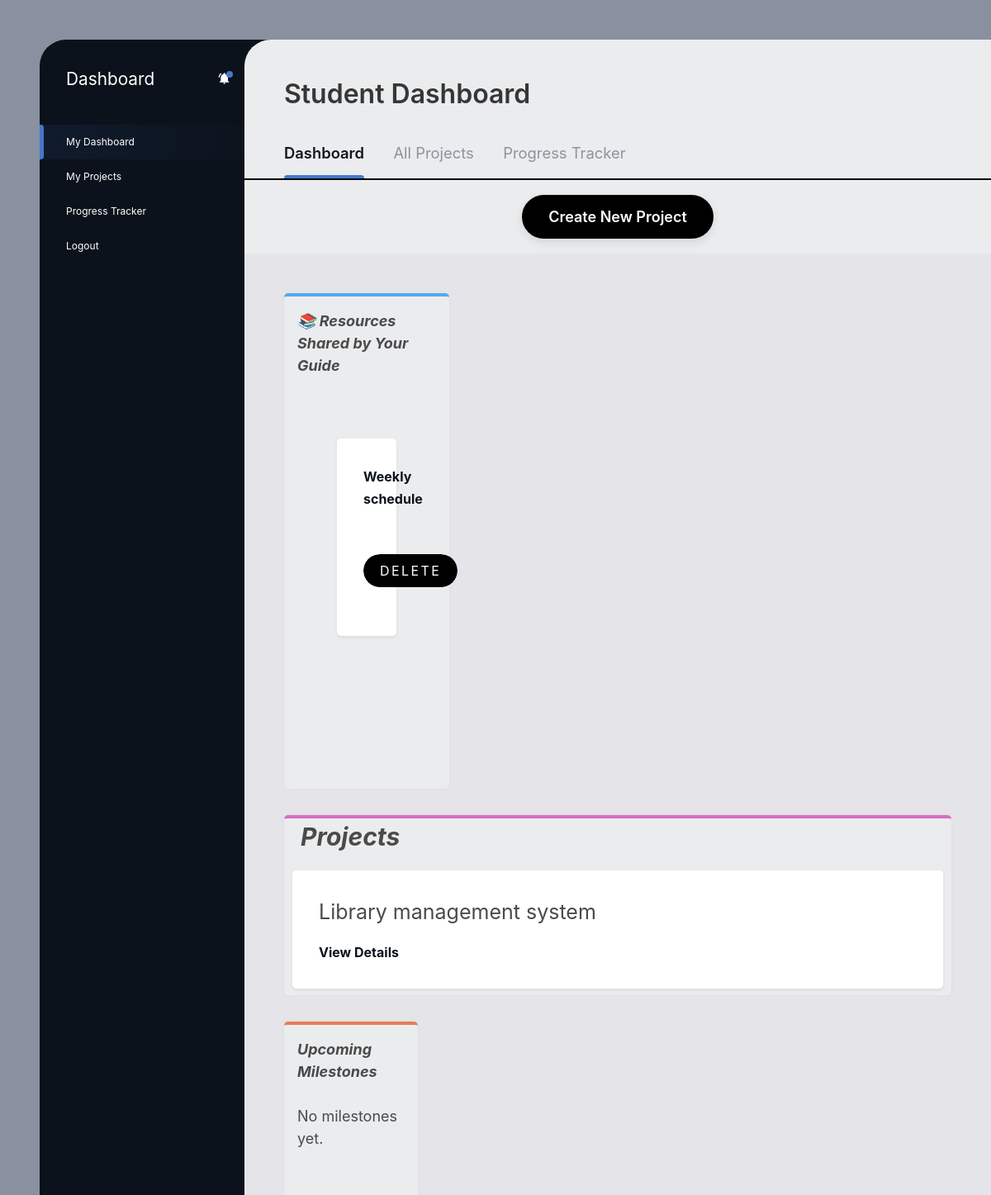
Page /student/dashboard/ (signed in, upper part) on the earlier database version.
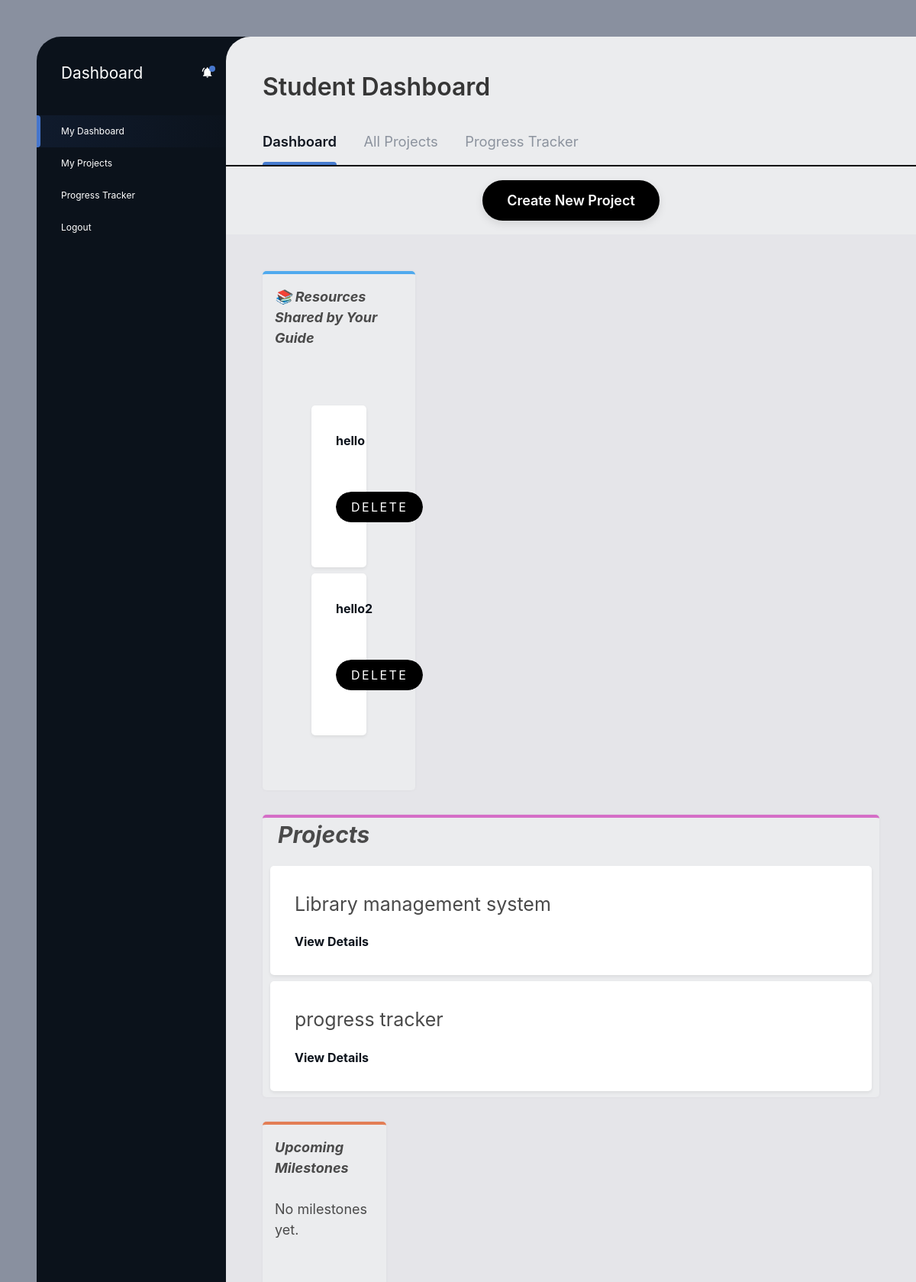
Same page on the later database version.
### MySiteApp/models.py (models this page shows, shortened)
class Resource(models.Model):
    mentor = models.ForeignKey(User, on_delete=models.CASCADE, related_name='uploaded_resources',null=True,blank=True)
    title = models.CharField(max_length=255)
    file = models.FileField(upload_to='resources/')
    description = models.TextField(blank=True, null=True)
    uploaded_at = models.DateTimeField(auto_now_add=True)
    students = models.ManyToManyField(User, related_name='accessible_resources')

class Project(models.Model):
    id = models.AutoField(primary_key=True)
    title = models.CharField(max_length=200)
    description = models.TextField(blank=True, null=True)
    start_date = models.DateField()
    due_date = models.DateField(default="2024-12-31")
    owner = models.ForeignKey(User, on_delete=models.CASCADE, related_name='owned_projects',null=True, blank=True)
    mentor = models.ForeignKey(User, on_delete=models.SET_NULL, null=True, blank=True, related_name='mentored_projects')  # Supervisor (mentor)
    students = models.ManyToManyField(
        User, related_name='assigned_projects', blank=True, limit_choices_to={'role': 'student'}
    )

### MySiteApp/views.py (the view)
# urls.py: path('student/dashboard/', views.student_dashboard, name='student_dashboard'),
@login_required
def student_dashboard(request):
    if request.user.role != 'student':
        return redirect('access_denied')  # Redirect unauthorized users
    mentor = request.user.mentor
    accessible_resources = models.Resource.objects.filter(students=request.user)
    allocated_projects = models.Project.objects.filter(students__in=[request.user])
    files_sent_to_mentor = models.Resource.objects.filter(students=request.user, mentor=mentor)
    if request.method == 'POST':
        form = forms.ResourceForm(request.POST, request.FILES)
        if form.is_valid():
            resource = form.save(commit=False)  # Create the object but don't save yet
            resource.mentor = mentor  # Automatically assign the student's mentor
            resource.save()  # Save the object to the database
            resource.students.add(request.user)  # Link the resource to the current student
            return redirect('student_dashboard')  # Refresh the page after form submission
        else:
            print(form.errors)  # Debug form errors if needed
    else:
        form = forms.ResourceForm()
    return render(
        request,
        'dashboards/student_dashboard.html',
        {
            'allocated_projects': allocated_projects,
            'accessible_resources': accessible_resources,
            'files_sent_to_mentor': files_sent_to_mentor,
            'form': form,
        },
    )

### MySiteApp/templates/dashboards/student_dashboard.html (shortened to what this page needs)
<!DOCTYPE html>
<html lang="en">
<head>
  {% load static %}
  <link rel="stylesheet" href="https://cdnjs.cloudflare.com/ajax/libs/bulma/0.7.4/css/bulma.min.css">
  <link rel="stylesheet" href="{% static 'css/style.css' %}">
</head>
<body>
<div class="site-wrap">
  <nav class="site-nav">
    <div class="name">
      Dashboard
    </div>
    <ul>
      <li class="active"><a href="{% url 'student_dashboard' %}">My Dashboard</a></li>
      <li><a href="{% url 'all_projects' %}">My Projects</a></li>
      <li><a href="{% url 'progress_tracker' %}">Progress Tracker</a></li>
      <li><a href="{% url 'logout' %}">Logout</a></li>
    </ul>
  </nav>
  <main>
    <header>
      <h1 class="title">Student Dashboard</h1>
      <nav class="nav-tabs" id="nav-tabs">
        <a href="#" class="active">Dashboard</a>
        <a href="{% url 'all_projects' %}">All Projects</a>
        <a href="{% url 'progress_tracker' %}">Progress Tracker </a>
      </nav>
    </header>
    <hr style="border-top: 2px solid black; margin: 0px 0;">
    <br>
    <div class="mt-8 text-center">
        <center><a href="{% url 'create_project' %}">
          <button class="btn">
            Create New Project
          </button></center>
    </div><br>
    <div class="content-columns">
      <div class="col">
        <h2><b><i>📚 Resources Shared by Your Guide</i></b></h2><br>
            <div class="p-6 bg-white rounded-lg shadow-md">
                <ul>
                    {% for resource in user.accessible_resources.all %}
                        <li  class="item">
                            <a href="{{ resource.file.url }}" class="underline-hover" download>
                              {{ resource.title }}
                            </a><br><br>
                            <form action="{% url 'delete_resource' resource.id %}" method="POST">
                                <button type="submit" class="button">
                                    Delete
                                </button>
                            </form><br>
                        </li>
                    {% empty %}
                        <p class="text-gray-600">No resources available.</p>
                    {% endfor %}
                </ul>
            </div>
      </div>
      <div class="row">
        <h2><ul><b><i>Projects</i></b></ul></h2><br>
        {% for project in allocated_projects %}
        <div class="item">
          <h3>{{ project.title }}</h3>
          <br>
          <a href="{% url 'project_details' project.id %}" class="underline-hover">View Details</a>
        </div>
        {% empty %}
        <p>No projects yet.</p>
        {% endfor %}
      </div>
      <div class="col">
        <h2><i><b>Upcoming Milestones</b></i></h2>
        <br>
        {% for milestone in upcoming_milestones %}
        <div class="item">
          <h3>{{ milestone.title }}</h3>
          <p>Project: {{ milestone.project.title }}</p>
          <p>Due: {{ milestone.due_date }}</p>
        </div>
        {% empty %}
        <p>No milestones yet.</p>
        {% endfor %}
      </div>
    </div>
  </main>
</div>
</body>
</html>

Differences in the rows shown:
removed Resource: title "Weekly schedule"
added Resource: title "hello"
added Resource: title "hello2"
added Project: title "progress tracker"
